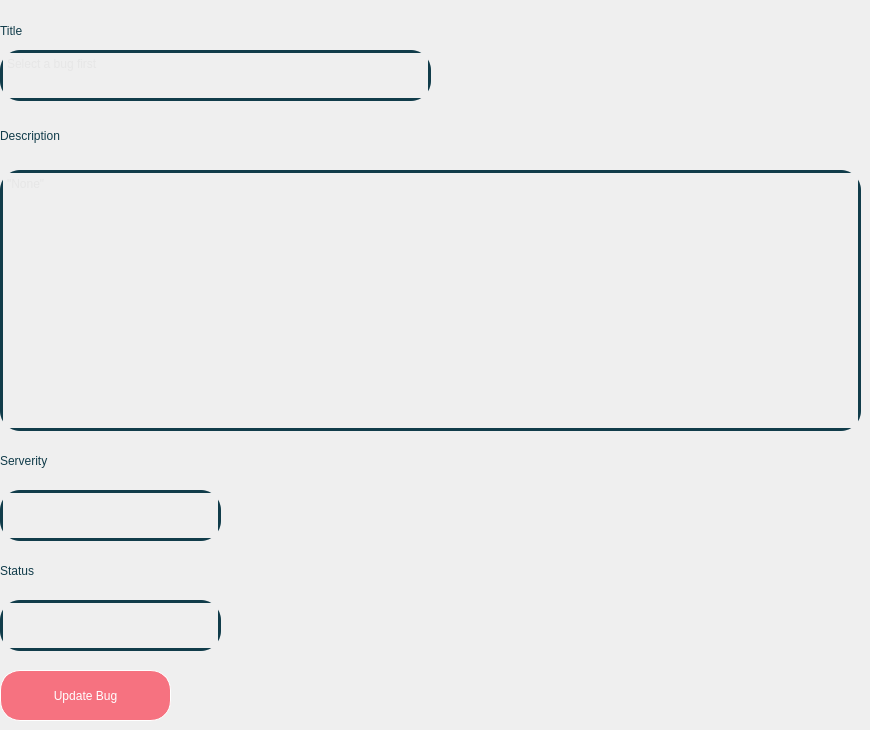
           <widget class="QWidget" name="test_page_3">
            <widget class="QLabel" name="label_7">
             <property name="geometry">
              <rect>
               <x>0</x>
               <y>10</y>
               <width>91</width>
               <height>41</height>
              </rect>
             </property>
             <property name="styleSheet">
              <string notr="true">font: 500 italic 30pt &quot;Ubuntu&quot;;
color: rgb(17, 60, 74);</string>
             </property>
             <property name="text">
              <string>Title</string>
             </property>
            </widget>
            <widget class="QLabel" name="label_10">
             <property name="geometry">
              <rect>
               <x>0</x>
               <y>110</y>
               <width>221</width>
               <height>51</height>
              </rect>
             </property>
             <property name="styleSheet">
              <string notr="true">font: 500 italic 30pt &quot;Ubuntu&quot;;
color:rgb(17, 60, 74);</string>
             </property>
             <property name="text">
              <string>Description</string>
             </property>
            </widget>
            <widget class="QPlainTextEdit" name="bug_title_box">
             <property name="enabled">
              <bool>false</bool>
             </property>
             <property name="geometry">
              <rect>
               <x>0</x>
               <y>50</y>
               <width>431</width>
               <height>51</height>
              </rect>
             </property>
             <property name="styleSheet">
              <string notr="true">border:3px solid rgb(17, 60, 74);
border-radius:20px;
font: 500 italic 20pt &quot;Ubuntu&quot;;
color: rgb(221, 221, 221);</string>
             </property>
             <property name="placeholderText">
              <string>Select a bug first</string>
             </property>
            </widget>
            <widget class="QPlainTextEdit" name="bug_description_box">
             <property name="enabled">
              <bool>false</bool>
             </property>
             <property name="geometry">
              <rect>
               <x>0</x>
               <y>170</y>
               <width>861</width>
               <height>261</height>
              </rect>
             </property>
             <property name="styleSheet">
              <string notr="true">border:3px solid rgb(17, 60, 74);
border-radius:20px;
font: 500 italic 20pt &quot;Ubuntu&quot;;
color: rgb(221, 221, 221);</string>
             </property>
             <property name="placeholderText">
              <string>&quot;None&quot;</string>
             </property>
            </widget>
            <widget class="QPlainTextEdit" name="bug_serverity_box">
             <property name="enabled">
              <bool>false</bool>
             </property>
             <property name="geometry">
              <rect>
               <x>0</x>
               <y>490</y>
               <width>221</width>
               <height>51</height>
              </rect>
             </property>
             <property name="styleSheet">
              <string notr="true">border:3px solid rgb(17, 60, 74);
border-radius:20px;
font: 500 italic 20pt &quot;Ubuntu&quot;;
color: rgb(221, 221, 221);</string>
             </property>
             <property name="plainText">
              <string/>
             </property>
             <property name="placeholderText">
              <string/>
             </property>
            </widget>
            <widget class="QLabel" name="label_11">
             <property name="geometry">
              <rect>
               <x>0</x>
               <y>440</y>
               <width>181</width>
               <height>41</height>
              </rect>
             </property>
             <property name="styleSheet">
              <string notr="true">font: 500 italic 30pt &quot;Ubuntu&quot;;
color: rgb(17, 60, 74);</string>
             </property>
             <property name="text">
              <string>Serverity</string>
             </property>
            </widget>
            <widget class="QPlainTextEdit" name="bug_status_box">
             <property name="enabled">
              <bool>false</bool>
             </property>
             <property name="geometry">
              <rect>
               <x>0</x>
               <y>600</y>
               <width>221</width>
               <height>51</height>
              </rect>
             </property>
             <property name="styleSheet">
              <string notr="true">border:3px solid rgb(17, 60, 74);
border-radius:20px;
font: 500 italic 20pt &quot;Ubuntu&quot;;
color: rgb(221, 221, 221);</string>
             </property>
             <property name="placeholderText">
              <string/>
             </property>
            </widget>
            <widget class="QLabel" name="label_12">
             <property name="geometry">
              <rect>
               <x>0</x>
               <y>550</y>
               <width>131</width>
               <height>41</height>
              </rect>
             </property>
             <property name="styleSheet">
              <string notr="true">font: 500 italic 30pt &quot;Ubuntu&quot;;
color: rgb(17, 60, 74);</string>
             </property>
             <property name="text">
              <string>Status</string>
             </property>
            </widget>
            <widget class="QPushButton" name="update_bug_button">
             <property name="geometry">
              <rect>
               <x>0</x>
               <y>670</y>
               <width>171</width>
               <height>51</height>
              </rect>
             </property>
             <property name="sizePolicy">
              <sizepolicy hsizetype="Fixed" vsizetype="Fixed">
               <horstretch>0</horstretch>
               <verstretch>0</verstretch>
              </sizepolicy>
             </property>
             <property name="styleSheet">
              <string notr="true">background-color: rgb(246, 114, 128);
border-style: outset;
border-width: 1px;
border-radius: 20px;
border-color: white;
padding: 2px;
font: 700 20pt &quot;Ubuntu&quot;;
color : white;</string>
             </property>
             <property name="text">
              <string>Update Bug</string>
             </property>
            </widget>
           </widget>
